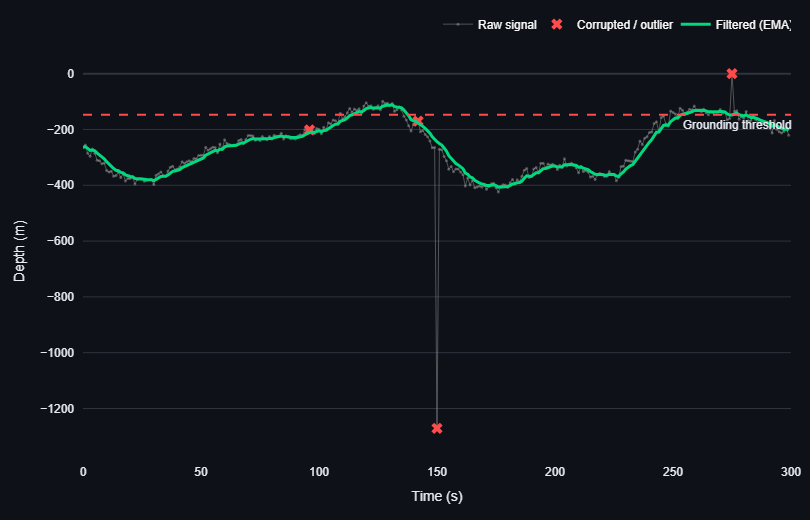

The script that drew this image:
import time
import numpy as np
import pandas as pd
import plotly.graph_objects as go
import streamlit as st

# Page setup
st.set_page_config(page_title="Task 1", layout="wide", page_icon="https://encrypted-tbn0.gstatic.com/images?q=tbn:ANd9GcQk_-n5VdTm7zAn58LQoByytWxBtpfniaCYITHtdVmMRw&s=10")

st.markdown(
    """
    <style>
    .metric-box{background:#0e1117;border:1px solid #262730;border-radius:10px;
                padding:14px 18px;text-align:center;}
    .big-number{font-size:2.2rem;font-weight:700;}
    .danger{color:#ff4b4b;}
    .warn{color:#ffb020;}
    .safe{color:#00d97e;}
    </style>
    """,
    unsafe_allow_html=True,
)

# GRABBING THE DATA
@st.cache_data
def load_raw(path) -> pd.DataFrame:
    """Extracting data from the given Depth_Data.csv. Non-numeric junk (like the '#VALUE!')
    becomes NaN rather than crashing the parser."""
    df = pd.read_csv(path)
    df["depth_raw"] = pd.to_numeric(df['Depth (m)'], errors="coerce")
    df["t"] = list(range((len(df))))  # time in seconds, one reading/sec
    df["error_values"] = df["depth_raw"].isna() #to keep track of error values
    return df.reset_index(drop=True)

#Detecting Outliers
def detect_outliers(depth: pd.Series, window: int = 25, k: float = 5.0) -> pd.Series:
    """Flags erratics spikes/dips using a rolling median + MAD threshold.
    Robust to the fact the signal itself is slowly trending (descending seabed)."""
    med = depth.rolling(window, center=True, min_periods=1).median()
    resid = (depth - med).abs()
    mad = resid.rolling(window, center=True, min_periods=1).median()
    mad = mad.replace(0, np.nan)
    z = resid / (1.4826 * mad)
    return z.fillna(0) > k

#Creating the final clean depth series
def clean_series(df: pd.DataFrame, k: float) -> pd.DataFrame:
    df = df.copy()
    df["is_outlier"] = detect_outliers(df["depth_raw"].ffill().bfill(), k=k)
    df["is_outlier"] = df["is_outlier"] | df["error_values"] #if value was detected as an outlier or it already had a error flag
    d = df["depth_raw"].where(~df["is_outlier"])
    df["depth_clean"] = d.interpolate(limit_direction="both")
    return df

# EMA and a simple scalar Kalman filter
def ema_filter(x: np.ndarray, alpha: float) -> np.ndarray:
    out = np.empty_like(x, dtype=float)
    out[0] = x[0]
    for i in range(1, len(x)):
        out[i] = alpha * x[i] + (1 - alpha) * out[i - 1]
    return out

def kalman_filter(x: np.ndarray, process_var: float, meas_var: float) -> np.ndarray:
    n = len(x)
    out = np.empty(n, dtype=float)
    est, p = x[0], 1.0
    for i in range(n):
        # predict
        p += process_var
        # update
        kgain = p / (p + meas_var)
        est = est + kgain * (x[i] - est)
        p *= (1 - kgain)
        out[i] = est
    return out

# Sidebar (CONTROL PANEL)
st.sidebar.title("Control Panel")
raw = load_raw("Depth_Data.csv")
n_total = len(raw)

st.sidebar.subheader("▶ Playback")
speed = st.sidebar.slider("Playback speed (×)", 1, 20, 1)
c1, c2, c3 = st.sidebar.columns(3)
play_clicked = c1.button("▶ Play")
pause_clicked = c2.button("⏸ Pause")
reset_clicked = c3.button("⟲ Reset")

st.sidebar.subheader("👁 Display")
show_raw = st.sidebar.checkbox("Show raw signal", True)
show_flags = st.sidebar.checkbox("Highlight corrupted/outlier points", True)
show_filtered = st.sidebar.checkbox("Show filtered signal", True)

st.sidebar.subheader("Outlier rejection")
mad_k = st.sidebar.slider("Sensitivity (lower = stricter)", 2.0, 8.0, 5.0, 0.5)

st.sidebar.subheader("Smoothing filter")
filter_type = st.sidebar.radio("Method", ["EMA", "Kalman", "None"], horizontal=True)
if filter_type == "EMA":
    alpha = st.sidebar.slider("EMA α (higher = more responsive, less smooth)", 0.02, 1.0, 0.25)
elif filter_type == "Kalman":
    q = st.sidebar.slider("Process noise (Q)", 0.001, 5.0, 0.5)
    r = st.sidebar.slider("Measurement noise (R)", 0.1, 50.0, 10.0)

st.sidebar.subheader("Grounding safety")
default_thresh = float(np.percentile(raw["depth_raw"].dropna(), 80))
threshold = st.sidebar.slider(
    "Alert threshold (m, shallower than this = danger)",
    float(raw["depth_raw"].min()), 0.0, default_thresh,
)

# Session state (drives the per-second animation)
if "idx" not in st.session_state:
    st.session_state.idx = 1
if "running" not in st.session_state:
    st.session_state.running = False

if play_clicked:
    st.session_state.running = True
if pause_clicked:
    st.session_state.running = False
if reset_clicked:
    st.session_state.idx = 1
    st.session_state.running = False

# Processes data up to current playhead
processed = clean_series(raw, k=mad_k)
idx = min(st.session_state.idx, n_total)
window = processed.iloc[:idx].copy()

clean_vals = window["depth_clean"].to_numpy()
if filter_type == "EMA":
    window["depth_filtered"] = ema_filter(clean_vals, alpha)
elif filter_type == "Kalman":
    window["depth_filtered"] = kalman_filter(clean_vals, q, r)
else:
    window["depth_filtered"] = clean_vals

current_depth = window["depth_filtered"].iloc[-1]
prev_depth = window["depth_filtered"].iloc[-2] if len(window) > 1 else current_depth
rate = current_depth - prev_depth
n_flagged = int(window["is_outlier"].sum())

if current_depth >= threshold:
    status, css = "SHALLOW WATER", "danger"
elif current_depth >= threshold * 1.15:
    status, css = "CAUTION", "warn"
else:
    status, css = "SAFE", "safe"

# Live metrics
st.title("Sea Floor Depth Monitor")
st.caption("My heart breaks for Odysseus, that seasoned veteran cursed by fate so long - far from his loved ones still, he suffers torments.")

m1, m2, m3, m4 = st.columns(4)
with m1:
    st.markdown(
        f'<div class="metric-box"><div>Current Depth</div>'
        f'<div class="big-number">{current_depth:.1f} m</div></div>',
        unsafe_allow_html=True,
    )
with m2:
    st.markdown(
        f'<div class="metric-box"><div>Rate of Change</div>'
        f'<div class="big-number">{rate:+.2f} m/s</div></div>',
        unsafe_allow_html=True,
    )
with m3:
    st.markdown(
        f'<div class="metric-box"><div>Status</div>'
        f'<div class="big-number {css}">{status}</div></div>',
        unsafe_allow_html=True,
    )
with m4:
    st.markdown(
        f'<div class="metric-box"><div>Readings Processed</div>'
        f'<div class="big-number">{idx} / {n_total}</div></div>',
        unsafe_allow_html=True,
    )

if current_depth >= threshold:
    st.image("https://media.tenor.com/TqTmECBaOJgAAAAM/panic-anime.gif", width=200)
    st.error(f"ALERT: depth {current_depth:.1f} m has crossed the {threshold:.1f} m safety threshold. Intervene now!")

st.progress(idx / n_total)

# Live animated chart
fig = go.Figure()

if show_raw:
    fig.add_trace(go.Scatter(
        x=window["t"], y=window["depth_raw"], mode="lines+markers",
        name="Raw signal", line=dict(color="rgba(150,150,150,0.5)", width=1),
        marker=dict(size=3),
    ))

if show_flags:
    flagged = window[window["is_outlier"]]
    fig.add_trace(go.Scatter(
        x=flagged["t"], y=flagged["depth_raw"].fillna(flagged["depth_clean"]),
        mode="markers", name="Corrupted / outlier",
        marker=dict(color="#ff4b4b", size=10, symbol="x"),
    ))

if show_filtered:
    fig.add_trace(go.Scatter(
        x=window["t"], y=window["depth_filtered"], mode="lines",
        name=f"Filtered ({filter_type})", line=dict(color="#00d97e", width=3),
    ))

fig.add_hline(y=threshold, line_dash="dash", line_color="#ff4b4b",
              annotation_text="Grounding threshold", annotation_position="bottom right")

fig.update_layout(
    xaxis_title="Time (s)", yaxis_title="Depth (m)",
    template="plotly_dark", height=520,
    margin=dict(l=10, r=10, t=30, b=10),
    legend=dict(orientation="h", yanchor="bottom", y=1.02, xanchor="right", x=1),
    xaxis=dict(range=[0, n_total]),
)
st.plotly_chart(fig, use_container_width=True)

st.caption(
    f"Flagged {n_flagged} corrupted/erratic readings so far "
    f"(includes non-numeric sensor errors, sudden spikes, and dropouts)."
)

# Animation Setup
if st.session_state.running and idx < n_total:
    time.sleep(1.0 / speed)
    st.session_state.idx += 1
    st.rerun()
elif st.session_state.running and idx >= n_total:
    st.session_state.running = False
    st.success("Your Journey is over Odysseus. You are back home.")
